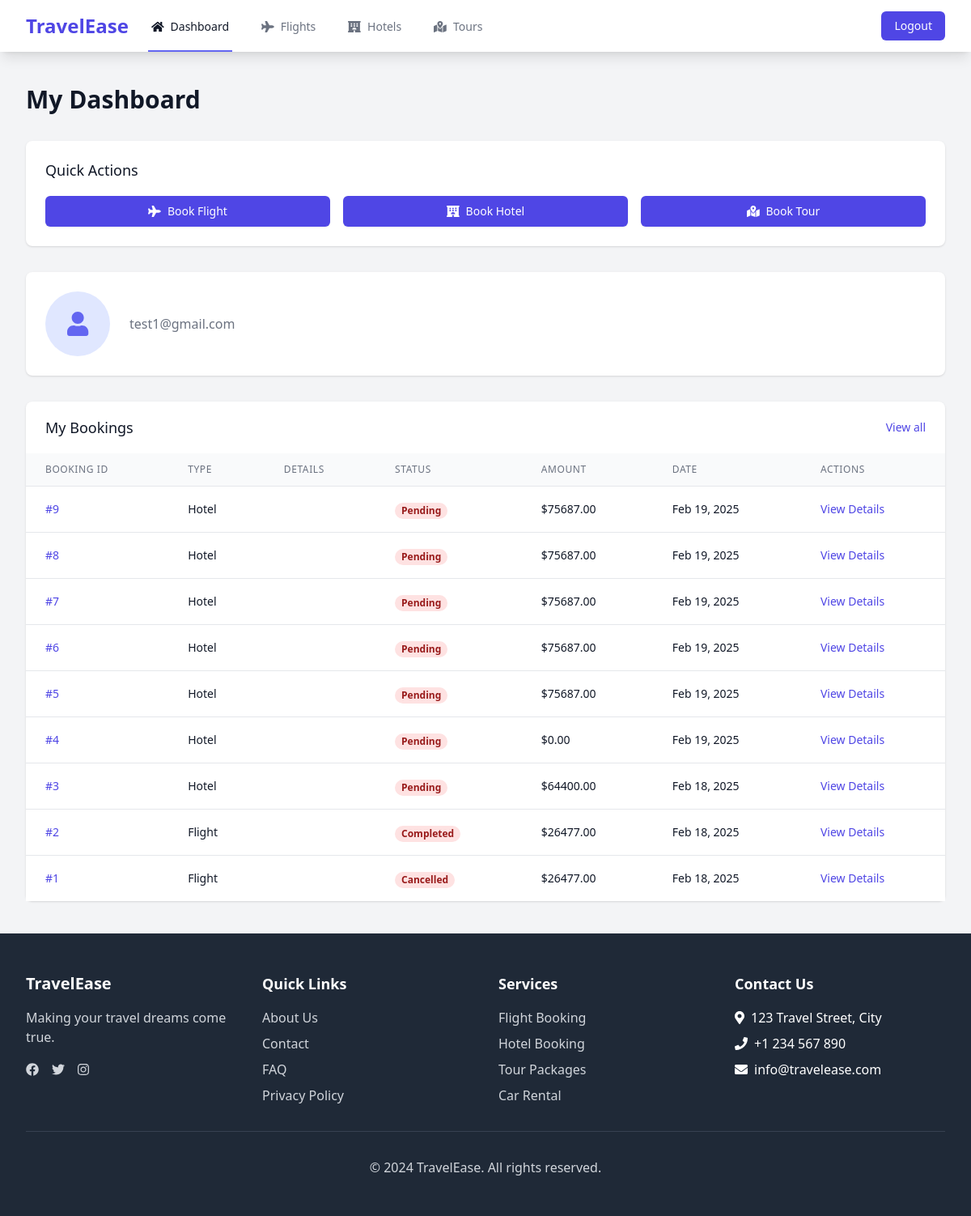
The page /dashboard/ (signed in) on the database its author committed.
### core/models.py (models this page shows, shortened)
class User(AbstractUser):
    TRAVELER = 'traveler'
    ADMIN = 'admin'
    ROLE_CHOICES = [
        (TRAVELER, 'Traveler'),
        (ADMIN, 'Admin'),
    ]
    STATUS_CHOICES = [
        ('active', 'Active'),
        ('suspended', 'Suspended'),
        ('deactivated', 'Deactivated'),
    ]
    role = models.CharField(
        max_length=10,
        choices=ROLE_CHOICES,
        default=TRAVELER
    )
    status = models.CharField(
        max_length=15,
        choices=STATUS_CHOICES,
        default='active'
    )
    profile_picture = models.ImageField(upload_to='profile_pics/', null=True, blank=True)
    phone_number = models.CharField(max_length=15, null=True, blank=True)

class Booking(models.Model):
    PENDING = 'pending'
    CONFIRMED = 'confirmed'
    CANCELLED = 'cancelled'
    COMPLETED = 'completed'
    STATUS_CHOICES = [
        (PENDING, 'Pending'),
        (CONFIRMED, 'Confirmed'),
        (CANCELLED, 'Cancelled'),
        (COMPLETED, 'Completed'),
    ]
    UNPAID = 'unpaid'
    PAID = 'paid'
    REFUNDED = 'refunded'
    PAYMENT_STATUS_CHOICES = [
        (UNPAID, 'Unpaid'),
        (PAID, 'Paid'),
        (REFUNDED, 'Refunded'),
    ]
    FLIGHT = 'flight'
    HOTEL = 'hotel'
    TOUR = 'tour'
    BOOKING_TYPE_CHOICES = [
        (FLIGHT, 'Flight'),
        (HOTEL, 'Hotel'),
        (TOUR, 'Tour'),
    ]
    user = models.ForeignKey(User, on_delete=models.CASCADE)
    booking_type = models.CharField(max_length=10, choices=BOOKING_TYPE_CHOICES)
    flight = models.ForeignKey(Flight, on_delete=models.SET_NULL, null=True, blank=True)
    hotel = models.ForeignKey(Hotel, on_delete=models.SET_NULL, null=True, blank=True)
    tour = models.ForeignKey(Tour, on_delete=models.SET_NULL, null=True, blank=True)
    status = models.CharField(max_length=10, choices=STATUS_CHOICES, default=PENDING)
    payment_status = models.CharField(max_length=10, choices=PAYMENT_STATUS_CHOICES, default=UNPAID)
    total_amount = models.DecimalField(max_digits=10, decimal_places=2)
    booking_date = models.DateTimeField(auto_now_add=True)
    check_in_date = models.DateField(null=True, blank=True)
    check_out_date = models.DateField(null=True, blank=True)
    number_of_guests = models.IntegerField(default=1)
    special_requests = models.TextField(blank=True)
    payment_method = models.CharField(max_length=50, blank=True)
    transaction_id = models.CharField(max_length=100, blank=True)
    class Meta:
        ordering = ['-booking_date']

### core/views.py (the view, shortened to what this page needs)
# urls.py: path('dashboard/', views.dashboard, name='dashboard'),
@login_required
def dashboard(request):
    user_bookings = Booking.objects.filter(user=request.user).select_related(
        'flight', 'hotel', 'tour'
    ).order_by('-booking_date')
    context = {
        'bookings': user_bookings,
    }
    return render(request, 'dashboard/traveler_dashboard.html', context)

### templates/dashboard/traveler_dashboard.html (shortened to what this page needs)
{% extends 'base.html' %}
{% load static %}
{% block content %}
<div class="min-h-screen bg-gray-100">
    <div class="py-10">
        <header>
            <div class="max-w-7xl mx-auto px-4 sm:px-6 lg:px-8">
                <h1 class="text-3xl font-bold leading-tight text-gray-900">My Dashboard</h1>
            </div>
        </header>
        <main>
            <div class="max-w-7xl mx-auto sm:px-6 lg:px-8">
                <div class="mt-8">
                    <div class="bg-white shadow sm:rounded-lg">
                        <div class="px-4 py-5 sm:p-6">
                            <h3 class="text-lg leading-6 font-medium text-gray-900">Quick Actions</h3>
                            <div class="mt-5 grid grid-cols-1 gap-4 sm:grid-cols-3">
                                <div>
                                    <a href="{% url 'search_flights' %}" class="inline-flex items-center px-4 py-2 border border-transparent shadow-sm text-sm font-medium rounded-md text-white bg-indigo-600 hover:bg-indigo-700 focus:outline-none focus:ring-2 focus:ring-offset-2 focus:ring-indigo-500 w-full justify-center">
                                        <i class="fas fa-plane mr-2"></i>
                                        Book Flight
                                    </a>
                                </div>
                                <div>
                                    <a href="{% url 'search_hotels' %}" class="inline-flex items-center px-4 py-2 border border-transparent shadow-sm text-sm font-medium rounded-md text-white bg-indigo-600 hover:bg-indigo-700 focus:outline-none focus:ring-2 focus:ring-offset-2 focus:ring-indigo-500 w-full justify-center">
                                        <i class="fas fa-hotel mr-2"></i>
                                        Book Hotel
                                    </a>
                                </div>
                                <div>
                                    <a href="{% url 'search_tours' %}" class="inline-flex items-center px-4 py-2 border border-transparent shadow-sm text-sm font-medium rounded-md text-white bg-indigo-600 hover:bg-indigo-700 focus:outline-none focus:ring-2 focus:ring-offset-2 focus:ring-indigo-500 w-full justify-center">
                                        <i class="fas fa-map-marked-alt mr-2"></i>
                                        Book Tour
                                    </a>
                                </div>
                            </div>
                        </div>
                    </div>
                </div>
                <div class="mt-8">
                    <div class="bg-white shadow sm:rounded-lg">
                        <div class="px-4 py-5 sm:p-6">
                            <div class="flex items-center">
                                {% if user.profile_picture %}
                                    <img src="{{ user.profile_picture.url }}" alt="Profile Picture" class="w-20 h-20 rounded-full object-cover">
                                {% else %}
                                    <div class="w-20 h-20 rounded-full bg-indigo-100 flex items-center justify-center">
                                        <i class="fas fa-user text-3xl text-indigo-500"></i>
                                    </div>
                                {% endif %}
                                <div class="ml-6">
                                    <p class="text-gray-500">{{ user.email }}</p>
                                </div>
                            </div>
                        </div>
                    </div>
                </div>
                <div class="mt-8">
                    <div class="bg-white shadow sm:rounded-lg">
                        <div class="px-4 py-5 sm:px-6 flex justify-between items-center">
                            <h3 class="text-lg leading-6 font-medium text-gray-900">My Bookings</h3>
                            <a href="{% url 'booking_list' %}" class="text-sm text-indigo-600 hover:text-indigo-900">View all</a>
                        </div>
                        {% if bookings %}
                            <div class="overflow-x-auto">
                                <table class="min-w-full divide-y divide-gray-200">
                                    <thead class="bg-gray-50">
                                        <tr>
                                            <th scope="col" class="px-6 py-3 text-left text-xs font-medium text-gray-500 uppercase tracking-wider">Booking ID</th>
                                            <th scope="col" class="px-6 py-3 text-left text-xs font-medium text-gray-500 uppercase tracking-wider">Type</th>
                                            <th scope="col" class="px-6 py-3 text-left text-xs font-medium text-gray-500 uppercase tracking-wider">Details</th>
                                            <th scope="col" class="px-6 py-3 text-left text-xs font-medium text-gray-500 uppercase tracking-wider">Status</th>
                                            <th scope="col" class="px-6 py-3 text-left text-xs font-medium text-gray-500 uppercase tracking-wider">Amount</th>
                                            <th scope="col" class="px-6 py-3 text-left text-xs font-medium text-gray-500 uppercase tracking-wider">Date</th>
                                            <th scope="col" class="px-6 py-3 text-left text-xs font-medium text-gray-500 uppercase tracking-wider">Actions</th>
                                        </tr>
                                    </thead>
                                    <tbody class="bg-white divide-y divide-gray-200">
                                        {% for booking in bookings %}
                                            <tr>
                                                <td class="px-6 py-4 whitespace-nowrap text-sm font-medium text-indigo-600">#{{ booking.id }}</td>
                                                <td class="px-6 py-4 whitespace-nowrap text-sm text-gray-900">{{ booking.get_booking_type_display }}</td>
                                                <td class="px-6 py-4 whitespace-nowrap text-sm text-gray-900">
                                                </td>
                                                <td class="px-6 py-4 whitespace-nowrap">
                                                    <span class="px-2 inline-flex text-xs leading-5 font-semibold rounded-full
                                                        {% if booking.status == 'CONFIRMED' %}bg-green-100 text-green-800
                                                        {% elif booking.status == 'PENDING' %}bg-yellow-100 text-yellow-800
                                                        {% else %}bg-red-100 text-red-800{% endif %}">
                                                        {{ booking.get_status_display }}
                                                    </span>
                                                </td>
                                                <td class="px-6 py-4 whitespace-nowrap text-sm text-gray-900">${{ booking.total_amount }}</td>
                                                <td class="px-6 py-4 whitespace-nowrap text-sm text-gray-900">{{ booking.booking_date|date:"M d, Y" }}</td>
                                                <td class="px-6 py-4 whitespace-nowrap text-sm font-medium">
                                                    <a href="{% url 'booking_detail' booking.id %}" class="text-indigo-600 hover:text-indigo-900">View Details</a>
                                                </td>
                                            </tr>
                                        {% endfor %}
                                    </tbody>
                                </table>
                            </div>
                        {% endif %}
                    </div>
                </div>
            </div>
        </main>
    </div>
</div>
{% endblock %}

### rows shown on the page
User: email "test1@gmail.com"
Booking: id "9", booking_type "Hotel", status "Pending", total_amount "75687.00", booking_date "Feb 19, 2025"
Booking: id "8", booking_type "Hotel", status "Pending", total_amount "75687.00", booking_date "Feb 19, 2025"
Booking: id "7", booking_type "Hotel", status "Pending", total_amount "75687.00", booking_date "Feb 19, 2025"
Booking: id "6", booking_type "Hotel", status "Pending", total_amount "75687.00", booking_date "Feb 19, 2025"
Booking: id "5", booking_type "Hotel", status "Pending", total_amount "75687.00", booking_date "Feb 19, 2025"
Booking: id "4", booking_type "Hotel", status "Pending", total_amount "0.00", booking_date "Feb 19, 2025"
Booking: id "3", booking_type "Hotel", status "Pending", total_amount "64400.00", booking_date "Feb 18, 2025"
Booking: id "2", booking_type "Flight", status "Completed", total_amount "26477.00", booking_date "Feb 18, 2025"
Booking: id "1", booking_type "Flight", status "Cancelled", total_amount "26477.00", booking_date "Feb 18, 2025"
